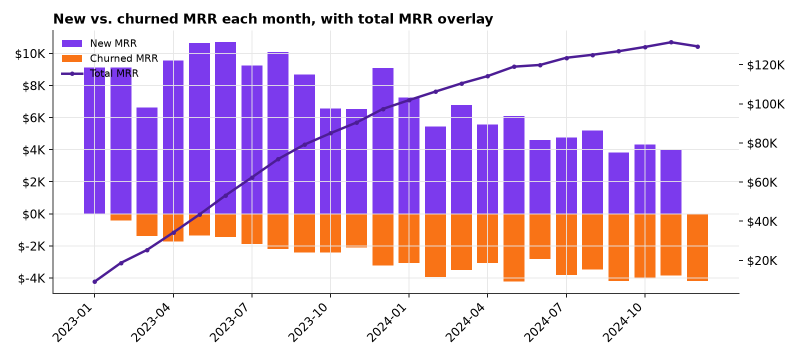
#> input picture reports/figures/01_mrr_trend.png, 1600 x 720 px, found by its file name (shown at 1/2 size)
$ python build_dashboard_overview.py
#> lines starting #> are read from the running program, lines starting #| are printed output that depends on the picture
"""Composes a single dashboard-overview PNG from a KPI header + the four chart
figures, for use as the README hero image. This is a Python/PIL composite
image mirroring the layout of reports/dashboard_mockup.html — labeled
explicitly (both here and in the README) as a rendered mockup, not a Power BI
Desktop screenshot, since Power BI Desktop was not available in this build
environment.

Usage:
    python src/build_dashboard_overview.py
"""

from pathlib import Path

from PIL import Image, ImageDraw, ImageFont

FIG_DIR = Path("reports/figures")
OUT_DIR = Path("reports/screenshots")
OUT_DIR.mkdir(parents=True, exist_ok=True)

PURPLE = (124, 58, 237)
PURPLE_DARK = (76, 29, 149)
BG = (244, 245, 247)
CARD = (255, 255, 255)
TEXT = (31, 41, 55)
MUTED = (107, 114, 128)

W = 1440
PAD = 28


def font(size, bold=False):
    name = "segoeuib.ttf" if bold else "segoeui.ttf"
    try:
        return ImageFont.truetype(name, size)
    except OSError:
        return ImageFont.load_default()


def rounded_card(draw, box, fill, radius=10, outline=None):
    draw.rounded_rectangle(box, radius=radius, fill=fill, outline=outline)


def main():
    kpis = [
        ("TOTAL MRR (DEC 2024)", "$129.4K", "1,501 active customers"),
        ("AVG. MONTHLY LOGO CHURN", "4.50%", "Trending down since Q2 2023"),
        ("BLENDED ARPU", "$86.21", "Across all plans, latest month"),
        ("12-MONTH COHORT RETENTION", "60.1%", "Averaged across all signup cohorts"),
    ]

    header_h = 90
    kpi_h = 110
    chart_row_h = 340
    chart_row2_h = 400
    footer_h = 40
    H = header_h + kpi_h + chart_row_h + chart_row2_h + footer_h + PAD * 5

    img = Image.new("RGB", (W, H), BG)
    draw = ImageDraw.Draw(img)

    # Header
    draw.text((PAD, PAD), "SaaS Subscription BI — Growth & Retention", font=font(24, True), fill=TEXT)
    draw.text((PAD, PAD + 32), "Portfolio case study · synthetic dataset · 2023–2024", font=font(13), fill=MUTED)
    badge_text = "DASHBOARD MOCKUP — Python/PIL render, not a Power BI Desktop screenshot"
    bf = font(12, True)
    bw = draw.textlength(badge_text, font=bf)
#> bw = 475.8
    badge_box = (W - PAD - bw - 24, PAD + 4, W - PAD, PAD + 30)
#> badge_box = (912.2, 32, 1412, 58)
    rounded_card(draw, badge_box, PURPLE, radius=14)
    draw.text((badge_box[0] + 12, badge_box[1] + 6), badge_text, font=bf, fill="white")

    y = header_h + PAD
    kpi_w = (W - PAD * 2 - PAD * 3) / 4
    for i, (label, value, sub) in enumerate(kpis):
        x = PAD + i * (kpi_w + PAD)
        box = (x, y, x + kpi_w, y + kpi_h)
        rounded_card(draw, box, CARD, radius=10)
        draw.rectangle((x, y, x + 4, y + kpi_h), fill=PURPLE)
        draw.text((x + 16, y + 12), label, font=font(11, True), fill=MUTED)
        draw.text((x + 16, y + 32), value, font=font(26, True), fill=PURPLE_DARK)
        draw.text((x + 16, y + 68), sub, font=font(11), fill=MUTED)

    y += kpi_h + PAD

    def paste_panel(path, title, box):
#> called with box = (28, 256, 706, 596)
        x0, y0, x1, y1 = box
        rounded_card(draw, box, CARD, radius=10)
        draw.text((x0 + 14, y0 + 10), title, font=font(13, True), fill=TEXT)
        chart = Image.open(path)
#> chart is the input picture: PIL image 1600x720 RGBA; mean R, G, B, A 224.4, 202.5, 229, 255
        avail_w = (x1 - x0) - 24
        avail_h = (y1 - y0) - 44
        scale = min(avail_w / chart.width, avail_h / chart.height)
#> scale = 0.409
        chart = chart.resize((int(chart.width * scale), int(chart.height * scale)))
#> chart: PIL image 654x294 RGBA
        img.paste(chart, (int(x0 + 12), int(y0 + 36)))

    half_w = (W - PAD * 3) / 2
    paste_panel(FIG_DIR / "01_mrr_trend.png", "New vs. Churned MRR, with Total MRR trend",
                (PAD, y, PAD + half_w, y + chart_row_h))
    paste_panel(FIG_DIR / "02_churn_rate.png", "Monthly Logo Churn Rate",
                (PAD * 2 + half_w, y, PAD * 2 + half_w * 2, y + chart_row_h))
#> call 2 of paste_panel, with title = 'Monthly Logo Churn Rate', box = (734, 256, 1412, 596)
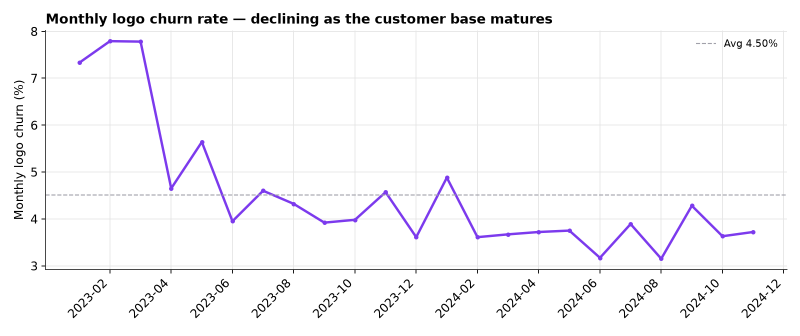
#> input picture reports/figures/02_churn_rate.png, 1600 x 672 px, found by its file name (shown at 1/2 size)
#> in paste_panel, chart is the input picture: PIL image 1600x672 RGBA; mean R, G, B, A 248.2, 247.5, 249.4, 255

    y += chart_row_h + PAD
    paste_panel(FIG_DIR / "03_cohort_retention.png", "Cohort Retention Curve",
                (PAD, y, PAD + half_w, y + chart_row2_h))
#> call 3 of paste_panel, with title = 'Cohort Retention Curve', box = (28, 624, 706, 1024)
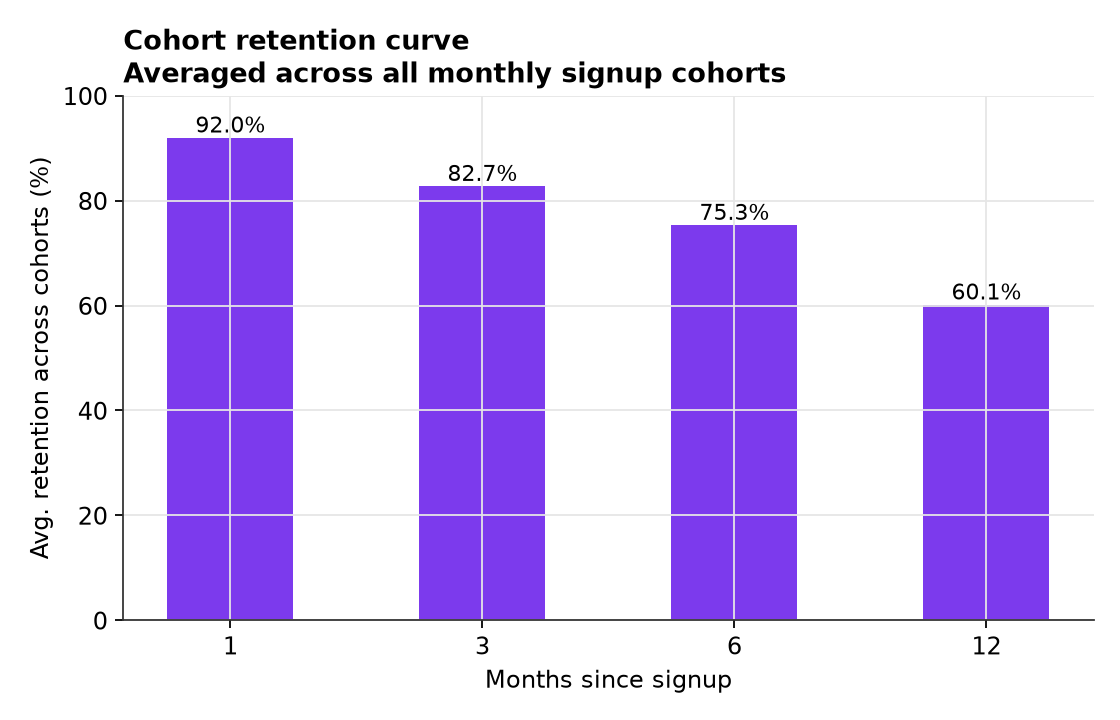
#> input picture reports/figures/03_cohort_retention.png, 1120 x 720 px, found by its file name
#> in paste_panel, chart is the input picture: PIL image 1120x720 RGBA; mean R, G, B, A 217.3, 201.1, 245.1, 255
#> in paste_panel (call 3), `chart = chart.resize((int(chart.width * scale), int(chart.height * sca..`:
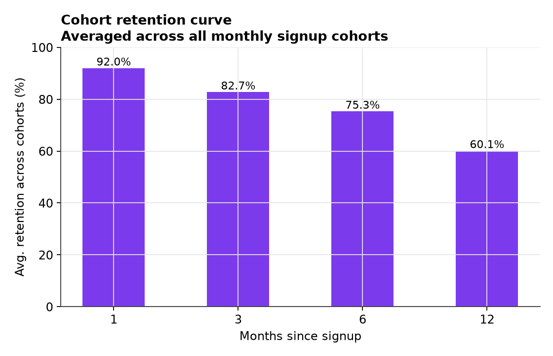
#> chart: PIL image 553x356 RGBA; mean R, G, B, A 217.2, 200.9, 245, 255
#> in paste_panel (call 3), `img.paste(chart, (int(x0 + 12), int(y0 + 36)))`:
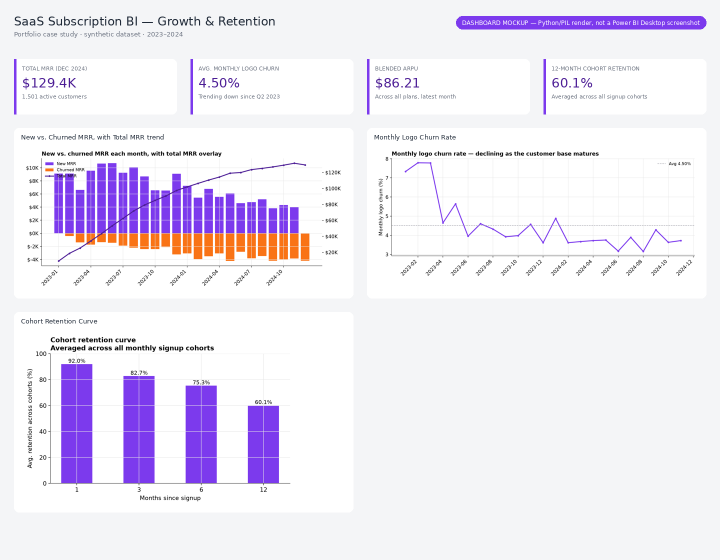
#> img: PIL image 1440x1120 RGB (shown at 1/2 size); mean R, G, B 238.8, 233.9, 245.4
    paste_panel(FIG_DIR / "04_arpu_by_segment.png", "MRR by Segment, split by Plan",
                (PAD * 2 + half_w, y, PAD * 2 + half_w * 2, y + chart_row2_h))
#> call 4 of paste_panel, with title = 'MRR by Segment, split by Plan', box = (734, 624, 1412, 1024)
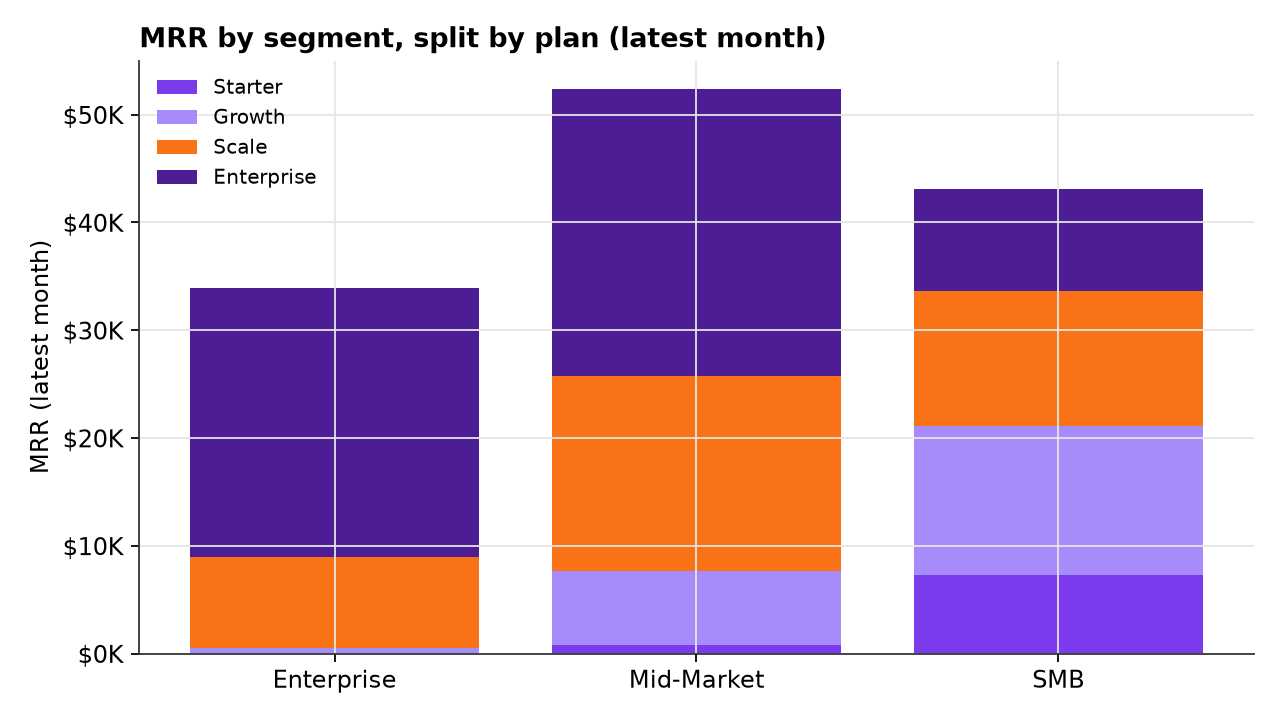
#> input picture reports/figures/04_arpu_by_segment.png, 1280 x 720 px, found by its file name
#> in paste_panel, chart is the input picture: PIL image 1280x720 RGBA; mean R, G, B, A 203.9, 173.2, 198, 255
#> in paste_panel (call 4), `chart = chart.resize((int(chart.width * scale), int(chart.height * sca..`:
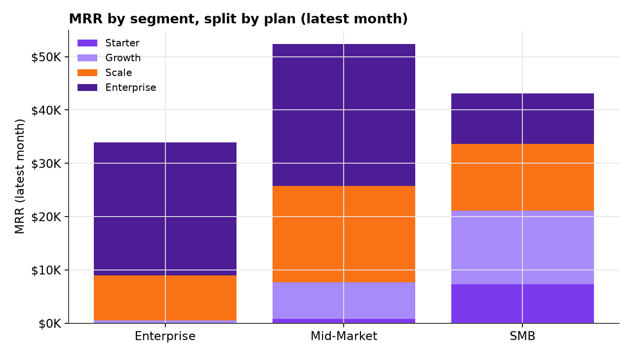
#> chart: PIL image 632x356 RGBA; mean R, G, B, A 203.8, 173, 197.9, 255
#> in paste_panel (call 4), `img.paste(chart, (int(x0 + 12), int(y0 + 36)))`:
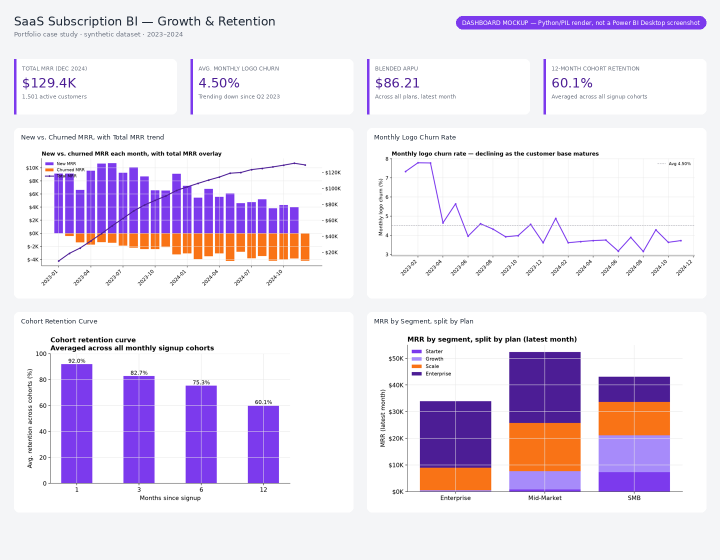
#> img: PIL image 1440x1120 RGB (shown at 1/2 size); mean R, G, B 233.4, 224.1, 238.7

    y += chart_row2_h + PAD
    footer_text = "All KPI values verified against sql/*.sql output via src/run_sql.py · synthetic data, seed=7 · not a real company's metrics"
    fw = draw.textlength(footer_text, font=font(11))
#> fw = 659.6
    draw.text(((W - fw) / 2, y), footer_text, font=font(11), fill=MUTED)

    out_path = OUT_DIR / "dashboard_overview.png"
    img.save(out_path)
    print(f"Saved {out_path}")


if __name__ == "__main__":
    main()
